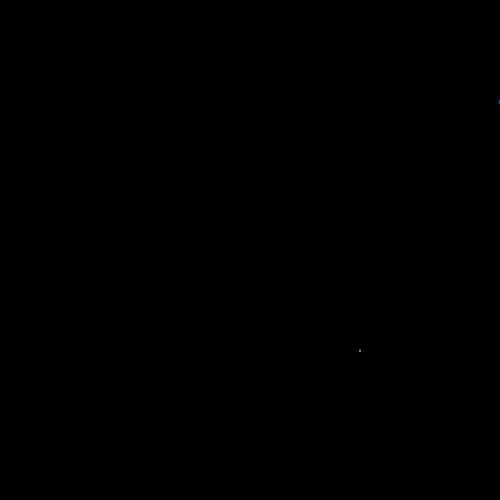
Frame 1 (no input)
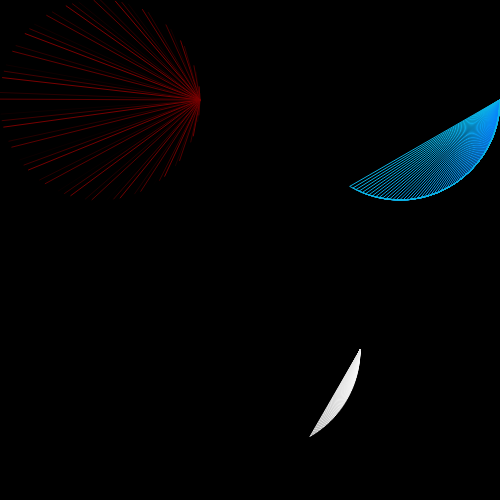
Frame 60 (no input)
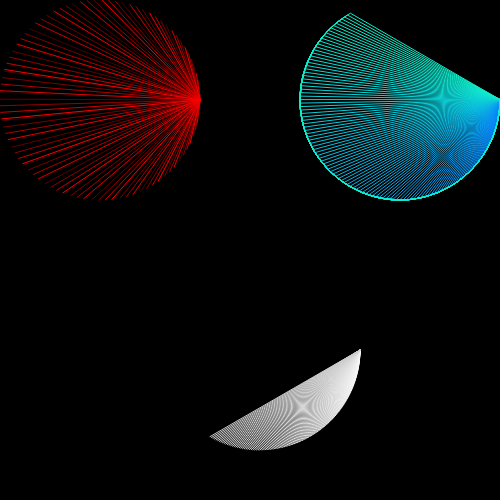
Frame 120 (the mouse pressed at the canvas centre since frame 60)

The p5.js sketch that drew these frames (run headless with seeded random() and noise() and a simulated clock; from frame 60 on, the mouse is pressed at the canvas centre):

// p5.js sketch
// ── sketch.js
function setup() {
  createCanvas(500,500);
  
  background(0,0,0);
}

function draw() {
 
 
 stroke(lerpColor(color('#000000'),color('#FF0000'),frameCount/120));     //red/black
 translate()
 angleMode(RADIANS);
 line(200,100,100*(1+cos(frameCount/2)),100*(1+sin(frameCount/2)));
  //if(frameCount==360)
 // noLoop();
 
 
 noFill();                                                              //multicol
 angleMode(DEGREES);
stroke(lerpColor(color('#0878FF'),color('#0fefca'),frameCount/120));
arc(400,100,200,200,0,frameCount*2, CHORD);
  if(frameCount==180)
  noLoop();
  
 
 translate(160,250);                                                     //white/black
 stroke(lerpColor(color('#FFFFFF'),color('#000000'),frameCount/600));
 
 line(200,100,100*(1+cos(frameCount)),100*(1+sin(frameCount)));
 //if(frameCount==360)
 // noLoop();


  
}
